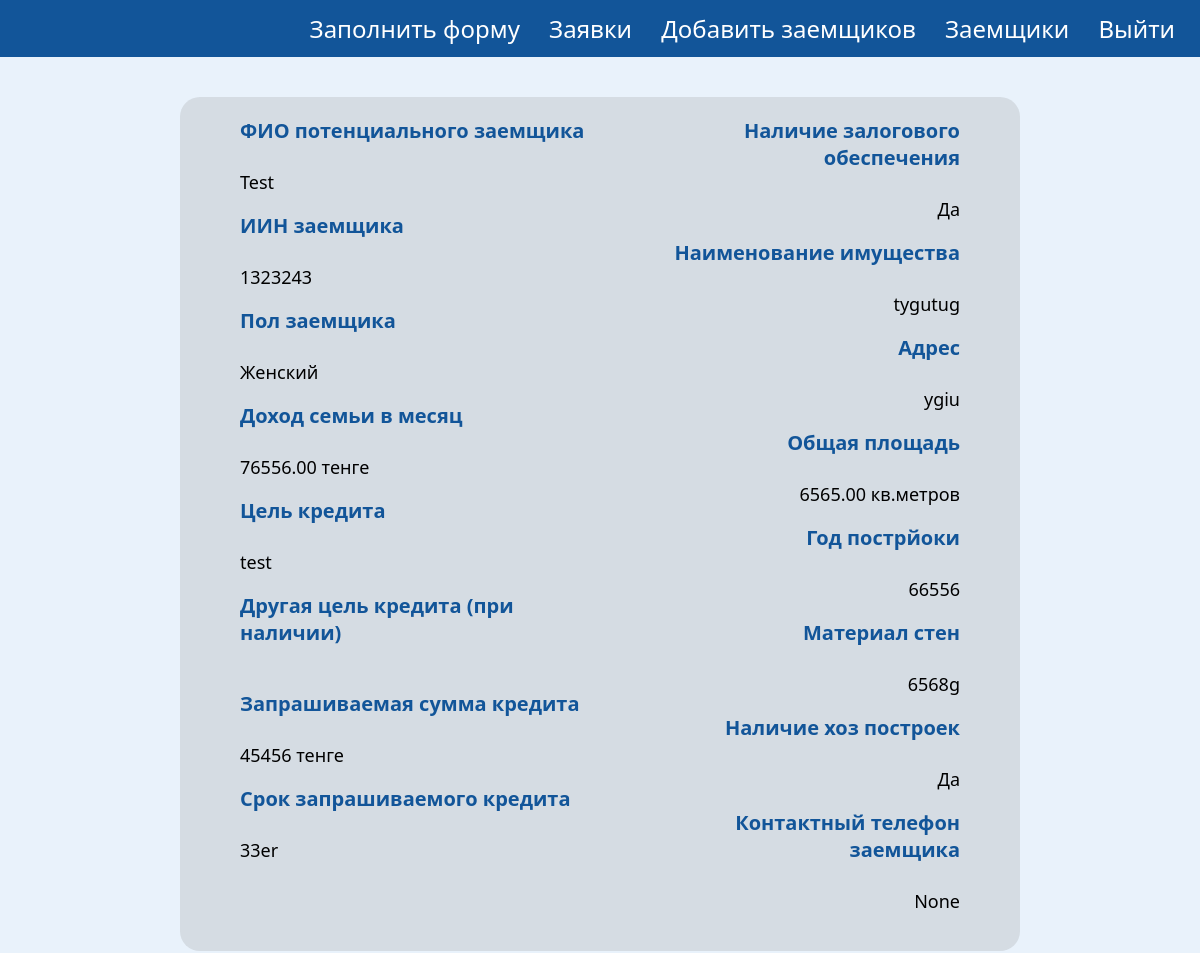
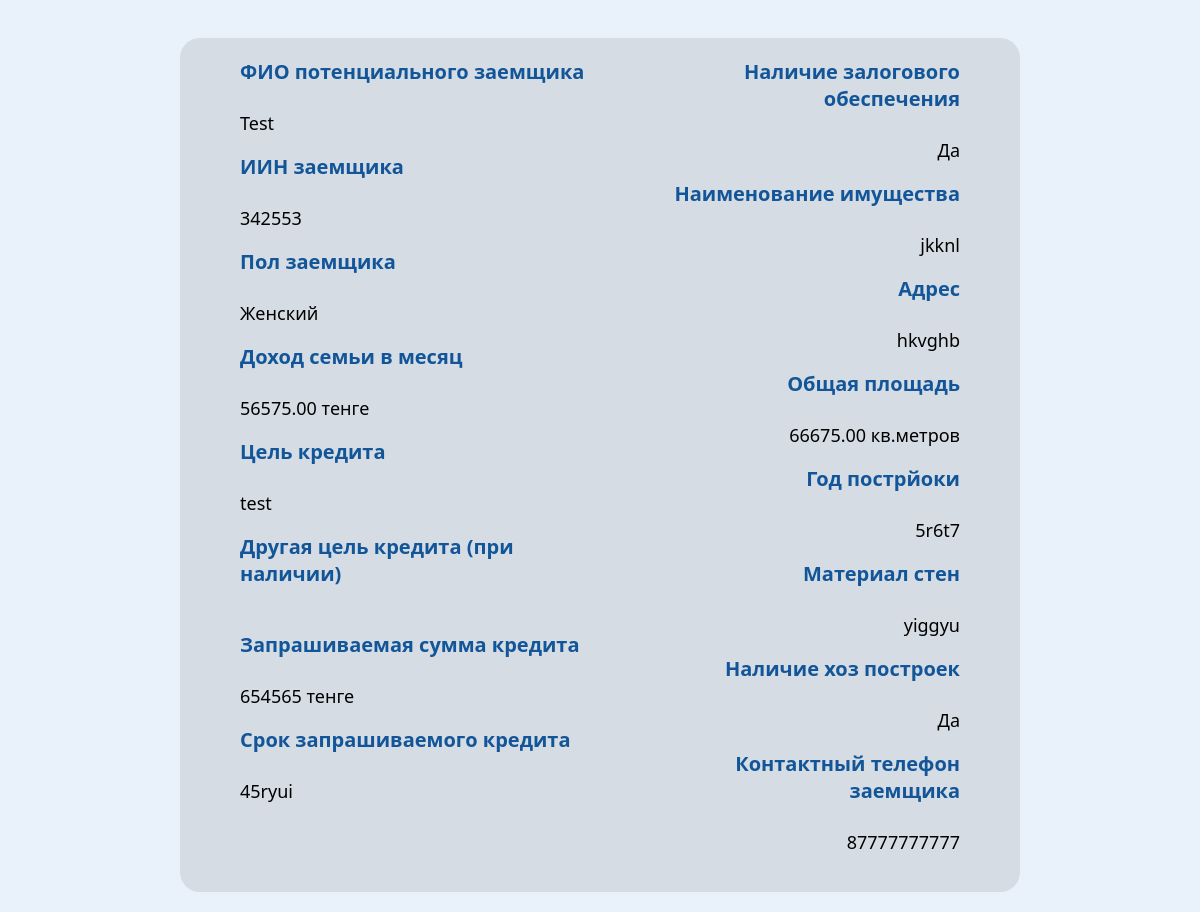
The page /all-creditors (signed in) on the database its author committed (2 pictures, top to bottom).
### app/models.py (models this page shows)
class Creditor(db.Model):
   id = db.Column(db.Integer, primary_key = True)
   user_id = db.Column(db.Integer, db.ForeignKey('user.id'))
   user = relationship("User",backref="creditors")
   kato_2 = db.Column(db.String(300))
   kato_2_name = db.Column(db.String(300))
   kato_4 = db.Column(db.String(300))
   kato_4_name = db.Column(db.String(300))
   kato_6 = db.Column(db.String(300))
   kato_6_name = db.Column(db.String(300))
   FIO = db.Column(db.String(300))
   IIN = db.Column(db.String(12))
   gender = db.Column(db.String(10)) #selector
   family_income_month = db.Column(db.Numeric(30, 2))
   credit_goal = db.Column(db.String(300)) # selector
   credit_other_goal = db.Column(db.String(300))
   credit_amount = db.Column(db.Integer)
   credit_period = db.Column(db.String(300))
   zalog_avaliability = db.Column(db.String(10)) #selector (yes/no)
   zalog_name = db.Column(db.String(100)) #selector
   zalog_address = db.Column(db.String(300))
   zalog_square = db.Column(db.Numeric(30, 2))
   zalog_creation_year = db.Column(db.String(300))
   zalog_wall_material = db.Column(db.String(300))
   zalog_hoz_buildings = db.Column(db.String(10)) #selector (yes/no)
   creditor_phone = db.Column(db.String(300))

### app/routes.py (the view)
@app.route('/all-creditors', methods=['GET'])
@login_required
def all_creditors():
    form = CreditorForm()
    creditors = Creditor.query.filter_by(user_id=current_user.id).all()
    return render_template('all_creditors.html', form=form, creditors=creditors, measurement_units=measurement_units, user=current_user)

### app/models.py (called while the page is built)
@login_manager.user_loader
def load_user(user_id):
   return User.query.get(int(user_id))

### app/templates/all_creditors.html (shortened to what this page needs)
{% extends "base.html" %} {% block title %}Все кредиторы{% endblock %}
{% block content %}
<link rel="stylesheet" href="{{ url_for('static', filename='all_creditors.css') }}" />
<body>
    <div class="acc-content">
        {% for creditor in creditors %}
        <div class="form">
            <div class="first-column">
                <div class="form-output">
                    <label class="label">{{ form.FIO.label }}</label>
                    <p>{{ creditor.FIO }}</p>
                </div>
                <div class="form-output">
                    <label class="label">{{ form.IIN.label }}</label>
                    <p>{{ creditor.IIN }}</p>
                </div>
                <div class="form-output">
                    <label class="label">Пол заемщика</label>
                    <p>{{ creditor.gender }}</p>
                </div>
                <div class="form-output">
                    <label class="label">Доход семьи в месяц</label>
                    <p>{{ creditor.family_income_month }} {{ measurement_units['tenge'] }}</p>
                </div>
                <div class="form-output">
                    <label class="label">Цель кредита</label>
                    <p>{{ creditor.credit_goal }}</p>
                </div>
                <div class="form-output">
                    <label class="label">Другая цель кредита (при наличии)</label>
                </div>
                <div class="form-output">
                    <label class="label">{{ form.credit_amount.label }}</label>
                    <p>{{ creditor.credit_amount }} {{ measurement_units['tenge'] }}</p>
                </div>
                <div class="form-output">
                    <label class="label">{{ form.credit_period.label }}</label>
                    <p>{{ creditor.credit_period }}</p>
                </div>
            </div>
            <div class="second-column">
                <div class="form-output">
                    <label class="label">{{ form.zalog_avaliability.label }}</label>
                    <p>{{ creditor.zalog_avaliability }}</p>
                </div>
                <div class="form-output">
                    <label class="label">{{ form.zalog_name.label }}</label>
                    <p>{{ creditor.zalog_name }}</p>
                </div>
                <div class="form-output">
                    <label class="label">{{ form.zalog_address.label }}</label>
                    <p>{{ creditor.zalog_address }}</p>
                </div>
                <div class="form-output">
                    <label class="label">{{ form.zalog_square.label }}</label>
                    <p>{{ creditor.zalog_square }} {{ measurement_units['square'] }}</p>
                </div>
                <div class="form-output">
                    <label class="label">{{ form.zalog_creation_year.label }}</label>
                    <p>{{ creditor.zalog_creation_year }}</p>
                </div>
                <div class="form-output">
                    <label class="label">{{ form.zalog_wall_material.label }}</label>
                    <p>{{ creditor.zalog_wall_material }}</p>
                </div>
                <div class="form-output">
                    <label class="label">{{ form.zalog_hoz_buildings.label }}</label>
                    <p>{{ creditor.zalog_hoz_buildings }}</p>
                </div>
                <div class="form-output">
                    <label class="label">{{ form.creditor_phone.label }}</label>
                    <p>{{ creditor.creditor_phone }}</p>
                </div>
            </div>
        </div>
    </div>
    {% endfor %}
</body>
{% endblock %}

### app/templates/base.html (shortened to what this page needs)
<!DOCTYPE html>
<html lang="ru">
<head>
  <link rel="stylesheet" href="{{ url_for('static', filename='base.css') }}">
</head>
<div class="content">
  <nav class="head">
    <div>
      {% if user.is_authenticated %}
      <a class="nav_link" id="portfolio" href="{{ url_for('form') }}">Заполнить форму</a>
      <a class="nav_link" id="portfolio" href="{{ url_for('account') }}">Заявки</a>
      <a class="nav_link" id="portfolio" href="{{ url_for('add_creditors') }}">Добавить заемщиков</a>
      <a class="nav_link" id="portfolio" href="{{ url_for('all_creditors') }}">Заемщики</a>
      <a class="nav_link" id="logout" href="{{ url_for('logout') }}">Выйти</a>
      {% else %}
      <a class="nav_link" id="login" href="{{ url_for('login') }}">Войти</a>
      {% endif %}
    </div>
  </nav>
  <div class="container">{% block content %} {% endblock %}</div>
</html>

### app/static/base.css (style rules this page uses)
body { margin: 0; background-color: rgba(215, 231, 248, 0.53); font-family: Montserrat, "Segoe UI", Tahoma, Geneva, Verdana, sans-serif; }
.content { width: 100%; }
.head { display: flex; width: 100%; justify-content: space-between; height: fit-content; align-items: center; background-color: #125599; padding-bottom: 12px; padding-top: 12px; }
.nav_link { font-size: x-large; color: #fff; text-decoration: none; padding-right: 25px; }

### app/static/all_creditors.css (style rules this page uses)
body { font-family: Montserrat, "Segoe UI", Tahoma, Geneva, Verdana, sans-serif; margin: 0; place-items: center; min-height: 100vh; }
.acc-content { width: 100%; margin: 20px auto; display: flex; flex-direction: column; gap: 25px; }
.form-output { display: flex; font-size: 18px; gap: 8px; flex-direction: column; }
.label { font-size: 20px; font-weight: 600; color: #125599; }
.form { display: flex; justify-content: space-between; gap: 20px; width: 60%; margin: 20px auto; background-color: rgba(128, 128, 128, 0.201); border-radius: 20px; padding: 20px 60px; }
.second-column { text-align: right; }

### rows shown on the page
Creditor: FIO.label "ФИО потенциального заемщика", FIO "Test", IIN.label "ИИН заемщика", IIN "1323243", gender "Женский", family_income_month "76556.00", tenge "тенге", credit_goal "test", credit_amount.label "Запрашиваемая сумма кредита", credit_amount "45456", credit_period.label "Срок запрашиваемого кредита", credit_period "33er", zalog_avaliability.label "Наличие залогового обеспечения", zalog_avaliability "Да", zalog_name.label "Наименование имущества", zalog_name "tygutug", zalog_address.label "Адрес", zalog_address "ygiu", zalog_square.label "Общая площадь", zalog_square "6565.00", square "кв.метров", zalog_creation_year.label "Год пострйоки", zalog_creation_year "66556", zalog_wall_material.label "Материал стен", zalog_wall_material "6568g", zalog_hoz_buildings.label "Наличие хоз построек", zalog_hoz_buildings "Да", creditor_phone.label "Контактный телефон заемщика", creditor_phone "None"
Creditor: FIO.label "ФИО потенциального заемщика", FIO "Test", IIN.label "ИИН заемщика", IIN "342553", gender "Женский", family_income_month "56575.00", tenge "тенге", credit_goal "test", credit_amount.label "Запрашиваемая сумма кредита", credit_amount "654565", credit_period.label "Срок запрашиваемого кредита", credit_period "45ryui", zalog_avaliability.label "Наличие залогового обеспечения", zalog_avaliability "Да", zalog_name.label "Наименование имущества", zalog_name "jkknl", zalog_address.label "Адрес", zalog_address "hkvghb", zalog_square.label "Общая площадь", zalog_square "66675.00", square "кв.метров", zalog_creation_year.label "Год пострйоки", zalog_creation_year "5r6t7", zalog_wall_material.label "Материал стен", zalog_wall_material "yiggyu", zalog_hoz_buildings.label "Наличие хоз построек", zalog_hoz_buildings "Да", creditor_phone.label "Контактный телефон заемщика", creditor_phone "87777777777"
